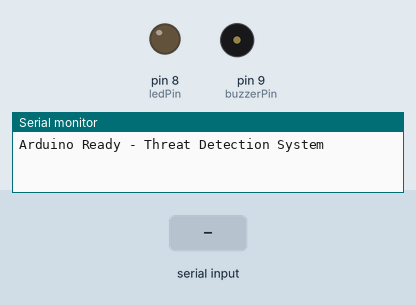
This sketch was run on a simulated Arduino Uno, built with avr-gcc and run on an emulated ATmega328P. Shown: output pins drawn as LEDs (lit = HIGH), buzzer (waves = sounding), the last lines printed to the serial monitor. Dashed ring = blinking. The test bench sets the inputs (shaded band).

Above: at 2.2 s.
2.3 s: "1" received over Serial
At 2.4 s:
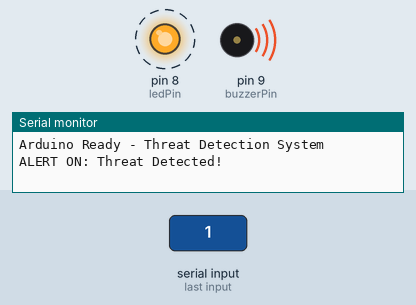
5.3 s: "0" received over Serial
At 6.7 s:
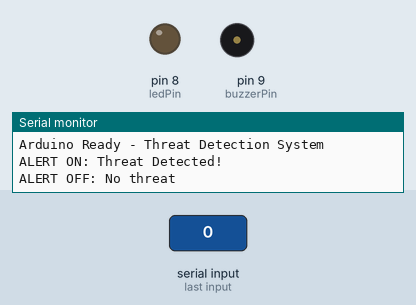
Timing chart, 0 to 8.3 s (numbered marks = the images above; inputs shaded):
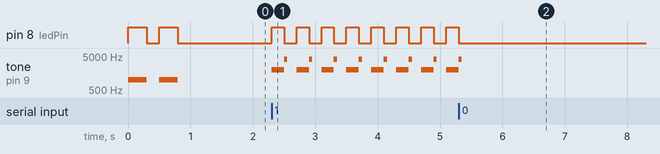

The sketch:

threat_alert_system.ino
```cpp
const int buzzerPin = 9;    // Pin connected to buzzer
const int ledPin = 8;       // Pin connected to external LED

char incomingByte = '0';
bool alertState = false;
unsigned long lastBlinkTime = 0;
unsigned long blinkInterval = 200;  // Blink every 200ms
bool ledState = false;
bool buzzerState = false;

void setup() {
  Serial.begin(9600);
  pinMode(buzzerPin, OUTPUT);
  pinMode(ledPin, OUTPUT);

  digitalWrite(buzzerPin, LOW);
  digitalWrite(ledPin, LOW);

  // Startup test
  for (int i = 0; i < 2; i++) {
    digitalWrite(ledPin, HIGH);
    tone(buzzerPin, 1000);
    delay(300);
    noTone(buzzerPin);
    digitalWrite(ledPin, LOW);
    delay(200);
  }

  Serial.println("Arduino Ready - Threat Detection System");
}

void loop() {
  // Read serial input - check for new data
  if (Serial.available() > 0) {
    char signal = Serial.read();

    // Clear any remaining data in buffer
    while (Serial.available() > 0) {
      Serial.read();
    }

    if (signal == '1') {
      if (!alertState) {
        alertState = true;   // Enable blinking/beeping mode
        Serial.println("ALERT ON: Threat Detected!");
        // Reset timing for immediate response
        lastBlinkTime = 0;
      }
    } else if (signal == '0') {
      if (alertState) {
        alertState = false;  // Disable alert
        Serial.println("ALERT OFF: No threat");
        digitalWrite(ledPin, LOW);
        noTone(buzzerPin);
        ledState = false;
        buzzerState = false;
      }
    }
  }

  // Non-blocking alert system using millis()
  if (alertState) {
    unsigned long currentTime = millis();

    if (currentTime - lastBlinkTime >= blinkInterval) {
      // Toggle LED and buzzer
      ledState = !ledState;
      digitalWrite(ledPin, ledState ? HIGH : LOW);

      if (ledState) {
        tone(buzzerPin, 2000);  // High pitch
      } else {
        tone(buzzerPin, 4000);  // Higher pitch
        delay(50);  // Short delay for pitch change
        noTone(buzzerPin);
      }

      lastBlinkTime = currentTime;
    }
  }
}
```

Measured:
- after the input at 2.3 s, pin 8 (ledPin): alternates HIGH for 0.20 s and LOW for 0.20 s, starting at once; tone on pin 9 (buzzerPin): silent → 2000 Hz at once, then repeats every 0.40 s: 4000 Hz 0.05 s, silent 0.15 s, 2000 Hz 0.20 s
- after the input at 5.3 s, pin 8 (ledPin): goes on until 5.3 s, then stays LOW; tone on pin 9 (buzzerPin): goes on until 5.4 s, then stays silent
